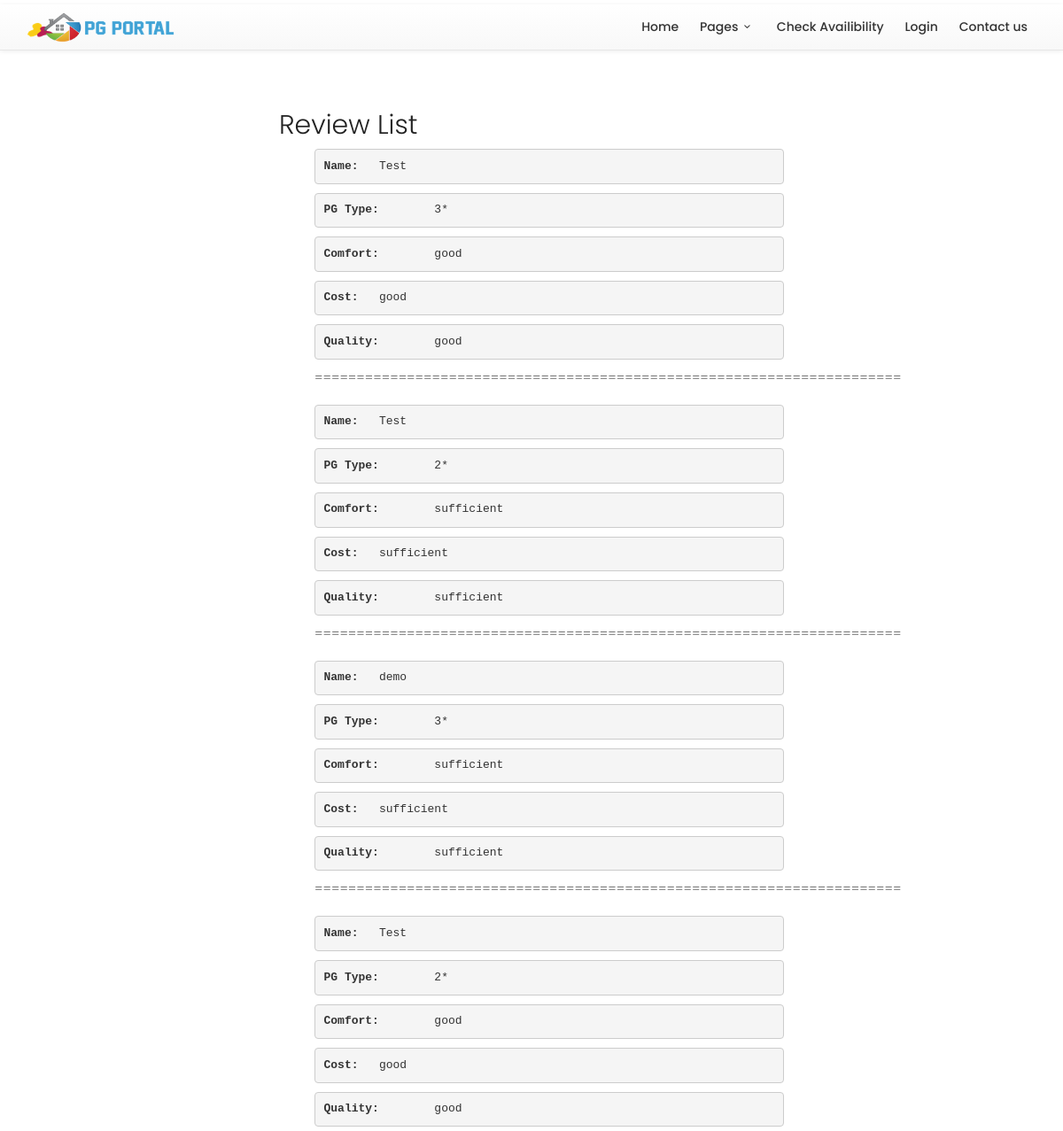
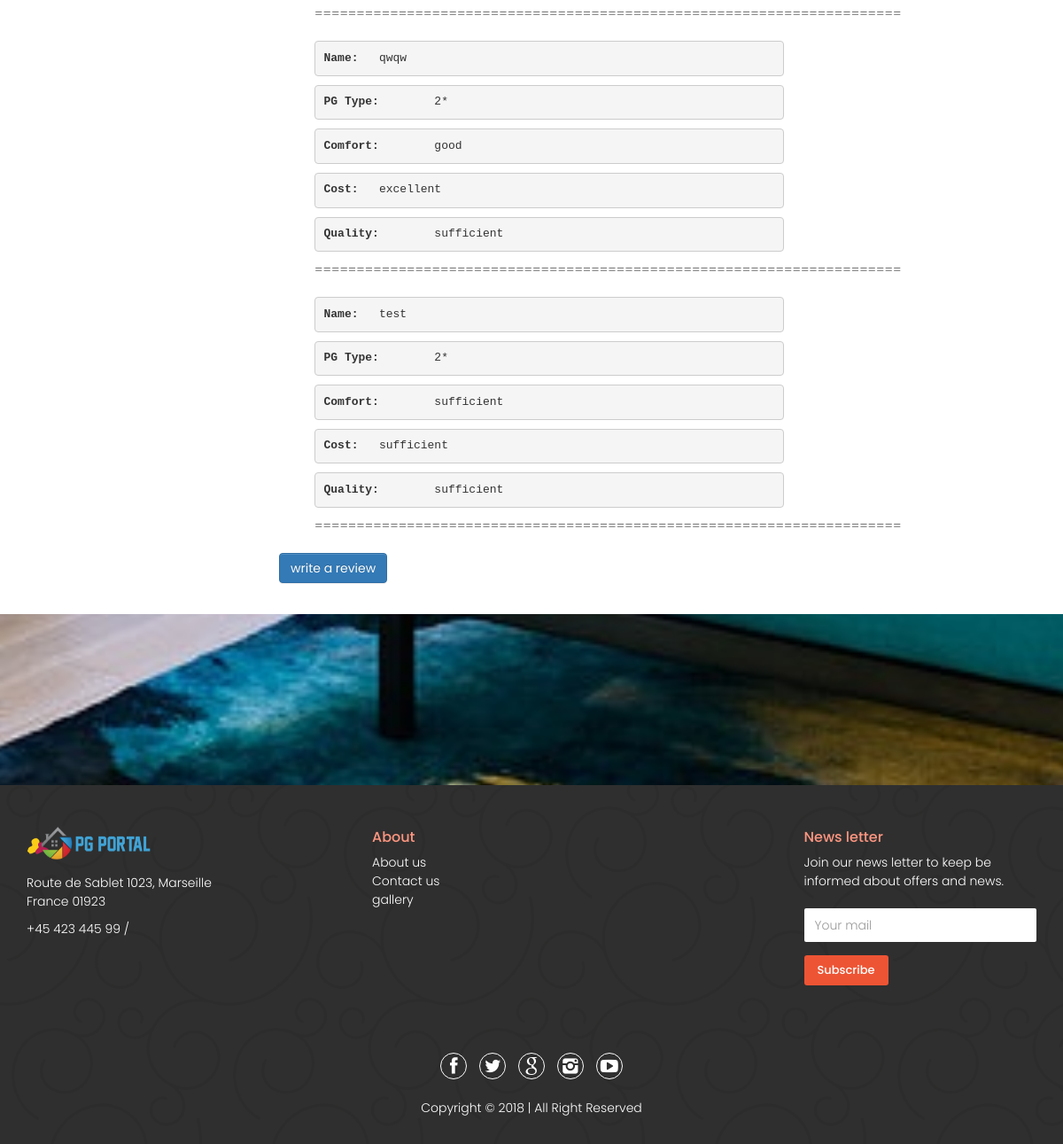
/review_list/, run on the app's committed database (2 pictures, top to bottom).
### app/models.py (models this page shows, shortened)
class Review(models.Model):
    user = models.ForeignKey(Booking, on_delete=models.CASCADE, null=True)
    fname = models.CharField(max_length=30, verbose_name='First Name')
    lname = models.CharField(max_length=30, verbose_name='Last Name')
    email = models.EmailField(null=True)
    pg_type = models.CharField(max_length=5, choices=PG_TYPE, verbose_name='PG Type')
    comfort=models.CharField(max_length=20)
    cost=models.CharField(max_length=20)
    quality=models.CharField(max_length=20)

### app/views.py (the view, shortened to what this page needs)
# urls.py: url(r'^review_list/$', review_list, name='review_list'),
def review_list(request):
    search = request.GET.get("q", None)
    qs = Review.objects.all()
    context = {
            'object_list': qs
    }
    template = "review/review_list.html"
    return render(request, template, context)

### app/templates/review/review_list.html (shortened to what this page needs)
{% block content %}
<div class='col-sm-6 col-sm-offset-3'>
<h2>Review List</h2>
{% for object in object_list %}
<ul>
    <pre><b>Name:</b>	{{ object.fname }}</pre>
    <pre><b>PG Type:</b> 	{{ object.pg_type }}</pre>
    <pre><b>Comfort:</b> 	{{ object.comfort }}</pre>
    <pre><b>Cost:</b> 	{{ object.cost }}</pre>
    <pre><b>Quality:</b> 	{{ object.quality }}</pre>
    <p>======================================================================</p>
</ul>
{% endfor %}
<a href="/review_create" class='btn btn-primary'>write a review</a>
</div>
{% endblock content %}
{% include "index.html" %}
{% load crispy_forms_tags %}

### app/templates/index.html (shortened to what this page needs)
{% load staticfiles %}
<html>
<head>
    <link rel="stylesheet" type="text/css" href="{% static 'css/owl.carousel.css' %}">
</head>
<link rel="stylesheet" href="https://maxcdn.bootstrapcdn.com/bootstrap/3.3.6/css/bootstrap.min.css">
<link rel="stylesheet" href="https://maxcdn.bootstrapcdn.com/bootstrap/3.3.6/css/bootstrap-theme.min.css">
<link rel='stylesheet' href='https://maxcdn.bootstrapcdn.com/font-awesome/4.5.0/css/font-awesome.min.css' >
<link rel="stylesheet" href="{% static 'css/menu.css' %}" />
<link rel="stylesheet" href="{% static 'css/base.css' %}" />
<link rel="stylesheet" type="text/css" href="{% static 'css/DateTimePicker.css' %}">
<link rel="stylesheet" type="text/css" href="{% static 'css/owl.carousel.css' %}">
<body>
<header>
<nav class="navbar navbar-default navbar-static-top">
      <div class="container">
        <div class="row">
            <div class="col--md-3 col-sm-3 col-xs-3">
                <a href="{% url 'app:home' %}" id="logo">
                <img src="/static/img/logo.png" alt="" data-retina="true" width="190" height="23">
                </a>
            </div>
            <nav class="col--md-9 col-sm-9 col-xs-9">
            <div class="main-menu">
                 <ul>
                    <li class="submenu">
                    <a href="{% url 'app:home' %}">Home</a>
                    </li>
                    <li class="submenu">
                    <a href="{% static 'js/javascript:void(0);' %}" class="show-submenu">Pages<i class="icon-down-open-mini"></i></a>
                    </li>
                    <li><a href="{% url 'check_availibility' %}">Check Availibility</a></li>
                    {% if not request.user.is_authenticated %}
                    <li><a href="{% url 'login' %}">Login</a></li>
                    {% else %}
                    <li><a href="{% url 'logout' %}">Logout</a></li>
                    {% endif %}
                    <li><a href="{% url 'contact_us' %}">Contact us</a></li>
                </ul>
            </div>
            </nav>
    </div>
</nav>
</header>
    <section class="promo_full">
    <div class="promo_full_wp">
        <div>
            <div class="container">
                <div class="row">
                    <div class="col-md-8 col-md-offset-2">
                    </div>
                </div>
            </div>
        </div>
    </div>
    </section>
     <footer >
        <div class="container">
            <div class="row">
                <div class="col-md-4 col-sm-12">
                    <img src="/static/img/logo_footer.png" width="141" height="40" alt="" id="logo_footer" data-retina="true">
                    <ul id="contact_details_footer">
                        <li>Route de Sablet 1023, Marseille<br>France 01923</li>
                        <li><a href="tel://004542344599">+45 423 445 99</a> / </li>
                    </ul>
                </div>
                <div class="col-md-2 col-sm-4">
                    <h3>About</h3>
                    <ul>
                        <li><a href="/about">About us</a></li>
                        <li><a href="/contact_us">Contact us</a></li>
                        <li><a href="/gallery">gallery</a></li>
                    </ul>
                </div>
                <div class="col-md-3 col-sm-4">
                </div>
                <div class="col-md-3 col-sm-4"  id="newsletter">
                    <h3>News letter</h3>
                    <p>Join our news letter to keep be informed about offers and news.</p>
                        <form method="post" action="assets/newsletter.php" name="newsletter_2" id="newsletter_2">
                        <div class="form-group">
                            <input name="email_newsletter_2" id="email_newsletter_2"  type="email" value=""  placeholder="Your mail" class="form-control">
                          </div>
                            <input type="submit" value="Subscribe" class="btn_1 white" id="submit-newsletter_2">
                        </form>
                </div>
            </div>
            <div class="row">
                <div class="col-md-12">
                    <div id="social_footer">
                        <ul>
                            <li><a href="https://www.facebook.com/"><i class="icon-facebook"></i></a></li>
                            <li><a href="https://twitter.com/login?lang=en"><i class="icon-twitter"></i></a></li>
                            <li><a href="https://www.google.co.in/"><i class="icon-google"></i></a></li>
                            <li><a href="https://www.instagram.com/accounts/login/"><i class="icon-instagram"></i></a></li>
                            <li><a href="https://www.youtube.com/"><i class="icon-youtube-play"></i></a></li>
                        </ul>
                          <p>Copyright © 2018 <a target="_blank" title="Free CSS Themes" href="http://freecssthemes.com/"></a>  |  All Right Reserved</p>
                    </div>
                </div>
            </div>
        </div>
    </footer>
</body>
</html>

### app/static/css/menu.css (style rules this page uses)
.main-menu { position: relative;z-index:9;width:auto; float:right;margin: 0;padding: 0; }
.main-menu a { -webkit-transition:all 0.3s;-moz-transition:all 0.3s;transition:all 0.3s; }
.main-menu ul, .main-menu ul li, .main-menu ul li a { position: relative; margin: 0;padding: 0; }
.main-menu ul li a { display: block;padding:10px; }
.main-menu > ul > li > a { color: #333; padding: 15px 10px 15px 10px; font-size:14px; margin:0; font-weight:500; }
@media only screen and (min-width: 992px) { .main-menu { width: auto; } }
@media only screen and (min-width: 992px) { .main-menu a { white-space: nowrap; } }
@media only screen and (min-width: 992px) { .main-menu ul li { display: inline-block; } }

### app/static/css/style.css (style rules this page uses)
body,h1,h2,h3,h4,h5,h6 { -webkit-font-smoothing:antialiased; font-weight:300 }
a,a:focus,a:hover { text-decoration:none; outline:0 }
.chromeframe,header { position:fixed; top:0; z-index:9999; left:0 }
body { background:#fff; font-size:14px; line-height:1.5; font-family:Poppins,Arial,sans-serif; color:#555 }
h1,h2,h3,h4,h5,h6 { color:#222 }
p { margin-bottom:20px }
a { color:#111; -webkit-transition:all .2s ease; transition:all .2s ease }
.btn_1,.btn_1_outline,a.btn_1,a.btn_1_outline { padding:7px 15px; font-size:13px; font-family:inherit; outline:0; cursor:pointer }
#book_container,#group_1,#group_2,#group_3,#social_footer ul li,.btn_1,.btn_1_outline,.btn_slider,a.btn_1,a.btn_1_outline,a.btn_slider,ul#lang_top li { display:inline-block }
.btn_1,.btn_slider,.pic h4,.room_pic span,a.btn_1,a.btn_slider,footer h3,ul#lang_top,ul#policies li h5 { font-weight:500 }
.btn_1,a.btn_1 { border:none; color:#fff; background:#ed5434; -webkit-transition:all .3s; -moz-transition:all .3s; transition:all .3s; -webkit-border-radius:3px; -moz-border-radius:3px; border-radius:3px }
.btn_1.white,a.btn_1.white { background:#ed5434; color:#fff }
header { padding:5px 0; background-color:#fff; width:100% }
#logo img { height:35px; width:auto; margin:8px 0 }
#container_7 .btn_1,footer h3 { font-size:16px }
#social_footer p,footer,footer a { color:#fff }
footer { background:url(../img/pattern.png) #2f2f2f; padding:30px 0 10px; width:100% }
#logo_footer { margin:15px 0 }
footer h3 { color:#ff9680 }
footer ul { margin:0; padding:0 0 20px; list-style:none }
#social_footer { text-align:center; padding-top:30px; margin-top:30px }
#social_footer ul { margin:0; padding:0 0 10px; text-align:center }
#social_footer ul li { margin:0 5px 10px }
#social_footer ul li a { color: #fff; text-align: center; opacity: 1; border: 1px solid #FFF; line-height: 34px; display: inline; font-size: 20px; width: 35px; height: 35px; -webkit-border-radius: 50%; -moz-border-radius: 50%; border-radius: 50%, padding: 6px; }
ul#contact_details_footer { list-style:none; margin:0 0 20px; padding:0 }
ul#contact_details_footer li { margin-bottom:10px }
input#email_newsletter_2.form-control { border:none; -webkit-box-shadow:none; box-shadow:none; -webkit-transition:none }
.promo_full { height:auto; background:url(../img/promo_bg.jpg) center center no-repeat fixed; background-size:cover; -webkit-background-size:cover; -moz-background-size:cover; -o-background-size:cover; position:relative }
.promo_full_wp { display:table; width:100%; height:auto }
.promo_full_wp>div { display:table-cell; padding:8% 0; vertical-align:middle; text-align:center; color:#fff; font-size:16px; box-sizing:content-box }
.form-control { color:#333; height:38px; border-radius:2px; line-height:1.5!important }
.form-group { position:relative }

### data on the page
Review: fname "Test", pg_type "3*", comfort "good", cost "good", quality "good"
Review: fname "Test", pg_type "2*", comfort "sufficient", cost "sufficient", quality "sufficient"
Review: fname "demo", pg_type "3*", comfort "sufficient", cost "sufficient", quality "sufficient"
Review: fname "Test", pg_type "2*", comfort "good", cost "good", quality "good"
Review: fname "qwqw", pg_type "2*", comfort "good", cost "excellent", quality "sufficient"
Review: fname "test", pg_type "2*", comfort "sufficient", cost "sufficient", quality "sufficient"
